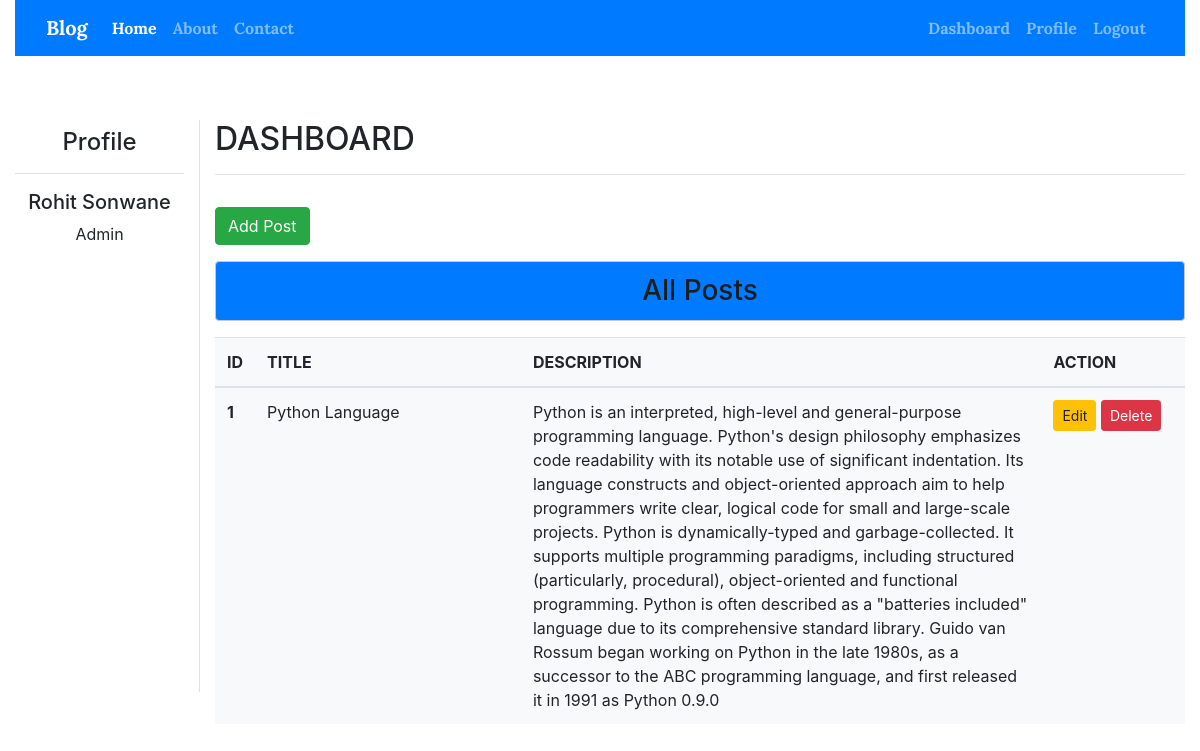
The page /dashboard/ (signed in) on the database its author committed.
### blog/models.py (models this page shows)
class Post(models.Model):
    uname = models.CharField(max_length=18, blank=True)
    title = models.CharField(max_length=150)
    descpt = models.TextField(max_length=1818)

### blog/views.py (the view)
# urls.py: path("dashboard/", views.dashboard1, name="dashboard"),
def dashboard1(request):
    if request.user.is_authenticated:
        post = Post.objects.all()
        usr = request.user
        name = usr.get_full_name()
        gps = usr.groups.all()
        return render(request, "blog/dashboard.html", {"fname":name, "groups":gps, "post":post})
    else:
        return HttpResponseRedirect("/login/")

### blog/templates/blog/dashboard.html (shortened to what this page needs)
{% extends 'blog/base.html' %}
{% load static %}
{% block side %}
    <div class="col-sm-2 my-5 text-center border-right">
        <h4 class="mt-2">Profile</h4>
        <hr class="bg-light">
        <h5>{{ fname }}</h5>
        {% for grp in groups %}
            <p>{{ grp.name }}</p>
        {% endfor %}
    </div>
{% endblock side %}
{% block content %}
    <div class="col-sm-10">
        <h2 class="mt-5">DASHBOARD</h3>
        <hr class="bg-light">
        <a href=" {% url 'addpost' %} " class="btn btn-success my-3">Add Post</a>
        <h3 class="text-center bg-primary alert alert-dark">All Posts</h3>
        {% if post %}
            <table class="table table-hover bg-light">
                <thead>
                    <tr>
                        <th scope="col" style="width:2%">ID</th>
                        <th scope="col" style="width:28%">TITLE</th>
                        <th scope="col" style="width:55%">DESCRIPTION</th>
                        <th scope="col" style="width:15%">ACTION</th>
                    </tr>
                </thead>
                <tbody>
                    {% for pst in post %}
                        <tr>
                            {% if pst.uname == request.user.username %}
                                <th scope="row"> {{ pst.id }} </th>
                                <td> {{ pst.title }} </td>
                                <td> {{ pst.descpt }} </td>
                                <td>
                                <a href=" {% url 'updatepost' pst.id %} " class= "btn btn-warning btn-sm" >Edit</a>
                                {% if perms.blog.delete_post %}
                                    <form action=" {% url 'deletepost' pst.id %} " method="post" class="d-inline">
                                        <button type="submit" class= "btn btn-danger btn-sm" >Delete</button>
                                    </form>
                                {% endif %}
                                </td>
                            {% endif %}
                        </tr>
                    {% endfor %}
                </tbody>
            </table>
        {% else %}
            <h4 class="text-center alert alert-warning">No Records/Post To Show</h4>
        {% endif %}
    </div>
{% endblock content %}

### rows shown on the page
Post: id "1", title "Python Language", descpt "Python is an interpreted, high-level and general-purpose programming language. Python's design philosophy emphasizes code readability with its notable use of significant indentation. Its language constructs and object-oriented approach aim to help programmers write clear, logical code for small and large-scale projects. Python is dynamically-typed and garbage-collected. It supports multiple programming paradigms, including structured (particularly, procedural), object-oriented and functional programming. Python is often described as a \"batteries included\" language due to its comprehensive standard library. Guido van Rossum began working on Python in the late 1980s, as a successor to the ABC…"

### other values the page prints
{{ fname }} "Rohit Sonwane"
{{ grp.name }} "Admin"
